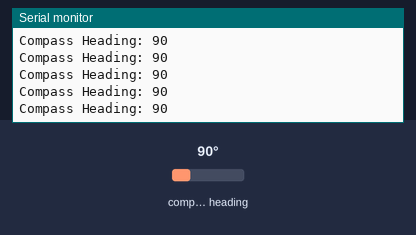
Bench run of a sketch on a simulated Arduino Uno, built with avr-gcc and run on an emulated ATmega328P. Shown: the last lines printed to the serial monitor. Wiring (inferred from the names in the program): CMPS compass at I2C address 0x60. The test bench sets the inputs (shaded band); at power-on: compass heading 90°.

Above: at 1.2 s.
1.3 s: compass heading set to 7°
At 1.9 s:
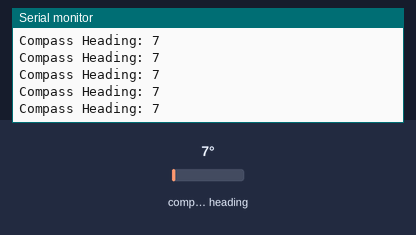
2.8 s: compass heading set to 180°
At 3.9 s:
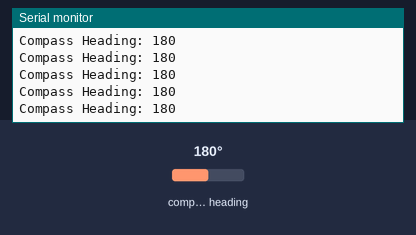
Timing chart, 0 to 5.8 s (numbered marks = the images above; inputs shaded):
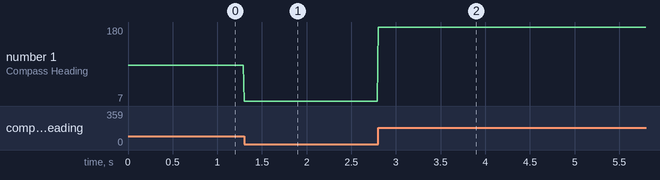

Measured:
- after the input at 1.3 s, the serial monitor: prints a new line at once (image 1)
- after the input at 2.8 s, the serial monitor: prints a new line at once (image 2)
- plotted number 1: 7 → 180 after the input at 2.8 s

The sketch:

SailbotMagnetometer.ino
```cpp
// (licence header left out)
#include <Wire.h>

// Register Function
// 0        Command register

// 1        Compass Bearing as a byte, i.e. 0-255 for a full circle
// 2,3      Compass Bearing as a word, i.e. 0-3599 for a full circle, representing 0-359.9 degrees. Register 2 being the high byte

// 4        Pitch angle - signed byte giving angle in degrees from the horizontal plane, Kalman filtered with Gyro
// 5        Roll angle - signed byte giving angle in degrees from the horizontal plane, Kalman filtered with Gyro

// 6,7      Magnetometer X axis raw output, 16 bit signed integer with register 6 being the upper 8 bits
// 8,9      Magnetometer Y axis raw output, 16 bit signed integer with register 8 being the upper 8 bits
// 10,11    Magnetometer Z axis raw output, 16 bit signed integer with register 10 being the upper 8 bits

// 12,13    Accelerometer  X axis raw output, 16 bit signed integer with register 12 being the upper 8 bits
// 14,15    Accelerometer  Y axis raw output, 16 bit signed integer with register 14 being the upper 8 bits
// 16,17    Accelerometer  Z axis raw output, 16 bit signed integer with register 16 being the upper 8 bits

// 18,19    Gyro X axis raw output, 16 bit signed integer with register 18 being the upper 8 bits
// 20,21    Gyro Y axis raw output, 16 bit signed integer with register 20 being the upper 8 bits
// 22,23    Gyro Z axis raw output, 16 bit signed integer with register 22 being the upper 8 bits

//---------------------------------

  //Address of the CMPS14 compass on i2c
  #define _i2cAddress 0x60

  #define CONTROL_Register 0

  #define BEARING_Register 2
  #define PITCH_Register 4
  #define ROLL_Register 5

  #define MAGNETX_Register  6
  #define MAGNETY_Register  8
  #define MAGNETZ_Register 10

  #define ACCELEROX_Register 12
  #define ACCELEROY_Register 14
  #define ACCELEROZ_Register 16

  #define GYROX_Register 18
  #define GYROY_Register 20
  #define GYROZ_Register 22

  #define ONE_BYTE   1
  #define TWO_BYTES  2
  #define FOUR_BYTES 4
  #define SIX_BYTES  6

//---------------------------------

  byte _byteHigh;
  byte _byteLow;

  // Please note without clear documentation in the technical documenation
  // it is notoriously difficult to get the correct measurement units.
  // I've tried my best, and may revise these numbers.

  int bearing;
  int nReceived;
  signed char pitch;
  signed char roll;

  float magnetX = 0;
  float magnetY = 0;
  float magnetZ = 0;

  float accelX = 0;
  float accelY = 0;
  float accelZ = 0;
  // The acceleration along the X-axis, presented in mg
  // See BNO080_Datasheet_v1.3 page 21
  float accelScale = 9.80592991914f/1000.f; // 1 m/s^2

  float gyroX = 0;
  float gyroY = 0;
  float gyroZ = 0;
  // 16bit signed integer 32,768
  // Max 2000 degrees per second - page 6
  float gyroScale = 1.0f/16.f; // 1 Dps


void setup() {

  // Initialize the serial port to the User
  // Set this up early in the code, so the User sees all messages
  Serial.begin(115200);
  while (!Serial)
    delay(10);

  // Initialize i2c
  Wire.begin();
}

void loop() {

  // Read the Compass
  // ReadCompass();
  // bearing = getBearing();
  Serial.print("Compass Heading: ");
  Serial.println(getBearing());
  //Serial.print(getgyroX()); Serial.print(", ");
  //Serial.print(getgyroY()); Serial.print(", ");
  //Serial.print(getgyroZ()); Serial.println();
  delay(10);

  // float magnetx = getMagnetX();
  // float magnety = getMagnetY();
  // float magnetz = getMagnetZ();

  // Serial.print("x:"); Serial.print(magnetx); Serial.print(",");
  // Serial.print("y:"); Serial.print(magnety); Serial.print(",");
  // Serial.print("z:"); Serial.print(magnetz); Serial.print(",");
  // Serial.print("Magnitude:"); Serial.println(sqrt(pow(magnetx,2) + pow(magnety,2) + pow(magnetz,2)));
  // Serial.print(getMagnetX()); Serial.print(", ");
  // Serial.print(getMagnetY()); Serial.print(", ");
  // Serial.print(getMagnetZ());
  // Serial.println();
  // Serial.print("Compass Pitch: ");
  // Serial.println(pitch);
  // Serial.print("Compass Roll: ");
  // Serial.println(roll);
  // Serial.println();

  // // Read the Accelerator
  // ReadAccelerator();

  // // Read the Gyroscope
  // ReadGyro();
}

uint8_t getBearing_float()
{
  // Begin communication with CMPS14
  Wire.beginTransmission(_i2cAddress);

  // Tell register you want some data
  Wire.write(0x02);

  // End the transmission
  int nackCatcher = Wire.endTransmission();

  // Return if we have a connection problem
  if(nackCatcher != 0){return 0;}

  // Request 2 bytes from CMPS14
  nReceived = Wire.requestFrom(_i2cAddress , TWO_BYTES);

  // Something has gone wrong
  if (nReceived != TWO_BYTES) return 0;

  // Read the values
  _byteHigh = Wire.read();
  _byteLow = Wire.read();

  // Calculate full bearing
  bearing = ((_byteHigh<<8) + _byteLow) / 10;

  return bearing;
  // _byteLow = Wire.read();
  // Serial.println((_byteHigh<<8) + _byteLow);
  // // Calculate full bearing
  // float result = ((_byteHigh<<8) + _byteLow) / 10;

  // return result;
}

int16_t getBearing()
{
  // Begin communication with CMPS14
  Wire.beginTransmission(_i2cAddress);

  // Tell register you want some data
  Wire.write(BEARING_Register);

  // End the transmission
  int nackCatcher = Wire.endTransmission();

  // Return if we have a connection problem
  if(nackCatcher != 0){return 0;}

  // Request 2 bytes from CMPS14
  nReceived = Wire.requestFrom(_i2cAddress , TWO_BYTES);

  // Something has gone wrong
  if (nReceived != TWO_BYTES) return 0;

  // Read the values
  _byteHigh = Wire.read();
  _byteLow = Wire.read();

  // Serial.println(_byteHigh);
  // Serial.println(_byteLow);
  // Calculate full bearing
  // Serial.println(((_byteHigh<<8) + _byteLow));
  bearing = (float)(((_byteHigh<<8) + _byteLow)) / 10.0;
  // Serial.println(bearing);
  // Serial.println();


  return bearing;
}

byte getPitch()
{
  // Begin communication with CMPS14
  Wire.beginTransmission(_i2cAddress);

  // Tell register you want some data
  Wire.write(PITCH_Register);

  // End the transmission
  int nackCatcher = Wire.endTransmission();

  // Return if we have a connection problem
  if(nackCatcher != 0){return 0;}

  // Request 1 byte from CMPS14
  nReceived = Wire.requestFrom(_i2cAddress , ONE_BYTE);

  // Something has gone wrong
  if (nReceived != ONE_BYTE) return 0;

  // Read the values
  pitch = Wire.read();

  return pitch;
}

byte getRoll()
{
  // Begin communication with CMPS14
  Wire.beginTransmission(_i2cAddress);

  // Tell register you want some data
  Wire.write(ROLL_Register);

  // End the transmission
  int nackCatcher = Wire.endTransmission();

  // Return if we have a connection problem
  if(nackCatcher != 0){return 0;}

  // Request 1 byte from CMPS14
  nReceived = Wire.requestFrom(_i2cAddress , ONE_BYTE);

  // Something has gone wrong
  if (nReceived != ONE_BYTE) return 0;

  // Read the values
  roll = Wire.read();

  return roll ;
}

int16_t getgyroX()
{
  // Begin communication with CMPS14
  Wire.beginTransmission(_i2cAddress);

  // Tell register you want some data
  Wire.write(GYROX_Register);

  // End the transmission
  int nackCatcher = Wire.endTransmission();

  // Return if we have a connection problem
  if(nackCatcher != 0){return 0;}

  // Request 2 bytes from CMPS14
  nReceived = Wire.requestFrom(_i2cAddress , TWO_BYTES);

  // Something has gone wrong
  if (nReceived != TWO_BYTES) return 0;

  // Read the values
  _byteHigh = Wire.read();
  _byteLow = Wire.read();

  // Calculate GryoX
  return ((_byteHigh<<8) + _byteLow);
}

int16_t getgyroY()
{
  // Begin communication with CMPS14
  Wire.beginTransmission(_i2cAddress);

  // Tell register you want some data
  Wire.write(GYROY_Register);

  // End the transmission
  int nackCatcher = Wire.endTransmission();

  // Return if we have a connection problem
  if(nackCatcher != 0){return 0;}

  // Request 2 bytes from CMPS14
  nReceived = Wire.requestFrom(_i2cAddress , TWO_BYTES);

  // Something has gone wrong
  if (nReceived != TWO_BYTES) return 0;

  // Read the values
  _byteHigh = Wire.read();
  _byteLow = Wire.read();

  // Calculate GryoY
  return ((_byteHigh<<8) + _byteLow);
}

int16_t getgyroZ()
{
  // Begin communication with CMPS14
  Wire.beginTransmission(_i2cAddress);

  // Tell register you want some data
  Wire.write(GYROZ_Register);

  // End the transmission
  int nackCatcher = Wire.endTransmission();

  // Return if we have a connection problem
  if(nackCatcher != 0){return 0;}

  // Request 2 bytes from CMPS14
  nReceived = Wire.requestFrom(_i2cAddress , TWO_BYTES);

  // Something has gone wrong
  if (nReceived != TWO_BYTES) return 0;

  // Read the values
  _byteHigh = Wire.read();
  _byteLow = Wire.read();

  // Calculate GryoZ
  return ((_byteHigh<<8) + _byteLow);
}

int16_t getAcceleroX()
{
  // Begin communication with CMPS14
  Wire.beginTransmission(_i2cAddress);

  // Tell register you want some data
  Wire.write(ACCELEROX_Register);

  // End the transmission
  int nackCatcher = Wire.endTransmission();

  // Return if we have a connection problem
  if(nackCatcher != 0){return 0;}

  // Request 2 bytes from CMPS14
  nReceived = Wire.requestFrom(_i2cAddress , TWO_BYTES);

  // Something has gone wrong
  if (nReceived != TWO_BYTES) return 0;

  // Read the values
  _byteHigh = Wire.read();
  _byteLow = Wire.read();

  // Calculate Accelerometer
  return (((int16_t)_byteHigh <<8) + (int16_t)_byteLow);
}

int16_t getAcceleroY()
{
  // Begin communication with CMPS14
  Wire.beginTransmission(_i2cAddress);

  // Tell register you want some data
  Wire.write(ACCELEROY_Register);

  // End the transmission
  int nackCatcher = Wire.endTransmission();

  // Return if we have a connection problem
  if(nackCatcher != 0){return 0;}

  // Request 2 bytes from CMPS14
  nReceived = Wire.requestFrom(_i2cAddress , TWO_BYTES);

  // Something has gone wrong
  if (nReceived != TWO_BYTES) return 0;

  // Read the values
  _byteHigh = Wire.read();
  _byteLow = Wire.read();

  // Calculate Accelerometer
  return (((int16_t)_byteHigh <<8) + (int16_t)_byteLow);
}

int16_t getAcceleroZ()
{
  // Begin communication with CMPS14
  Wire.beginTransmission(_i2cAddress);

  // Tell register you want some data
  Wire.write(ACCELEROZ_Register);

  // End the transmission
  int nackCatcher = Wire.endTransmission();

  // Return if we have a connection problem
  if(nackCatcher != 0){return 0;}

  // Request 2 bytes from CMPS14
  nReceived = Wire.requestFrom(_i2cAddress , TWO_BYTES);

  // Something has gone wrong
  if (nReceived != TWO_BYTES) return 0;

  // Read the values
  _byteHigh = Wire.read();
  _byteLow = Wire.read();

  // Calculate Accelerometer
  return (((int16_t)_byteHigh <<8) + (int16_t)_byteLow);

}

int16_t getMagnetX()
{
  // Begin communication with CMPS14
  Wire.beginTransmission(_i2cAddress);

  // Tell register you want some data
  Wire.write(MAGNETX_Register);

  // End the transmission
  int nackCatcher = Wire.endTransmission();

  // Return if we have a connection problem
  if(nackCatcher != 0){return 0;}

  // Request 2 bytes from CMPS14
  nReceived = Wire.requestFrom(_i2cAddress , TWO_BYTES);

  // Something has gone wrong
  if (nReceived != TWO_BYTES) return 0;

  // Read the values
  _byteHigh = Wire.read();
  _byteLow = Wire.read();

  // Calculate value
  return (((int16_t)_byteHigh <<8) + (int16_t)_byteLow);
}

int16_t getMagnetY()
{
  // Begin communication with CMPS14
  Wire.beginTransmission(_i2cAddress);

  // Tell register you want some data
  Wire.write(MAGNETY_Register);

  // End the transmission
  int nackCatcher = Wire.endTransmission();

  // Return if we have a connection problem
  if(nackCatcher != 0){return 0;}

  // Request 2 bytes from CMPS14
  nReceived = Wire.requestFrom(_i2cAddress , TWO_BYTES);

  // Something has gone wrong
  if (nReceived != TWO_BYTES) return 0;

  // Read the values
  _byteHigh = Wire.read();
  _byteLow = Wire.read();

  // Calculate value
  return (((int16_t)_byteHigh <<8) + (int16_t)_byteLow);
}

int16_t getMagnetZ()
{
  // Begin communication with CMPS14
  Wire.beginTransmission(_i2cAddress);

  // Tell register you want some data
  Wire.write(MAGNETZ_Register);

  // End the transmission
  int nackCatcher = Wire.endTransmission();

  // Return if we have a connection problem
  if(nackCatcher != 0){return 0;}

  // Request 2 bytes from CMPS14
  nReceived = Wire.requestFrom(_i2cAddress , TWO_BYTES);

  // Something has gone wrong
  if (nReceived != TWO_BYTES) return 0;

  // Read the values
  _byteHigh = Wire.read();
  _byteLow = Wire.read();

  // Calculate value
  return (((int16_t)_byteHigh <<8) + (int16_t)_byteLow);
}

void ReadCompass()
{
  // Begin communication with CMPS14
  Wire.beginTransmission(_i2cAddress);

  // Tell register you want some data
  Wire.write(BEARING_Register);

  // End the transmission
  int nackCatcher = Wire.endTransmission();

  // Return if we have a connection problem
  if(nackCatcher != 0){bearing = 0; pitch = 0;  roll = 0; return;}

  // Request 4 bytes from CMPS14
  nReceived = Wire.requestFrom(_i2cAddress , FOUR_BYTES);

  // Something has gone wrong
  if (nReceived != FOUR_BYTES) {bearing = 0; pitch = 0;  roll = 0; return;}

  // Read the values
  _byteHigh = Wire.read(); _byteLow = Wire.read();
  bearing = ((_byteHigh<<8) + _byteLow) / 10;

  // Read the values
  pitch = Wire.read();

  // Read the values
  roll = Wire.read();

}


void ReadAccelerator()
{
  // Begin communication with CMPS14
  Wire.beginTransmission(_i2cAddress);

  // Tell register you want some data
  Wire.write(ACCELEROX_Register);

  // End the transmission
  int nackCatcher = Wire.endTransmission();

  // Return if we have a connection problem
  if(nackCatcher != 0){accelX = 0; accelY = 0; accelZ = 0; return;}

  // Request 6 bytes from CMPS14
  nReceived = Wire.requestFrom(_i2cAddress , SIX_BYTES);

  // Something has gone wrong
  if (nReceived != SIX_BYTES) {accelX = 0; accelY = 0; accelZ = 0; return;}

  // Read the values
  _byteHigh = Wire.read(); _byteLow = Wire.read();
  accelX = (((int16_t)_byteHigh <<8) + (int16_t)_byteLow) * accelScale;

  // Read the values
  _byteHigh = Wire.read(); _byteLow = Wire.read();
  accelY = (((int16_t)_byteHigh <<8) + (int16_t)_byteLow) * accelScale;

  // Read the values
  _byteHigh = Wire.read(); _byteLow = Wire.read();
  accelZ = (((int16_t)_byteHigh <<8) + (int16_t)_byteLow) * accelScale;

}

void ReadGyro()
{
  // Begin communication with CMPS14
  Wire.beginTransmission(_i2cAddress);

  // Tell register you want some data
  Wire.write(GYROX_Register);

  // End the transmission
  int nackCatcher = Wire.endTransmission();

  // Return if we have a connection problem
  if(nackCatcher != 0){gyroX = 0; gyroY = 0; gyroZ = 0; return;}

  // Request 6 bytes from CMPS14
  nReceived = Wire.requestFrom(_i2cAddress , SIX_BYTES);

  // Timed out so return
  if (nReceived != SIX_BYTES) {accelX = 0; accelY = 0; accelZ = 0; return;}

  // Read the values
  _byteHigh = Wire.read(); _byteLow = Wire.read();
  gyroX = (((int16_t)_byteHigh <<8) + (int16_t)_byteLow) * gyroScale;

    // Read the values
  _byteHigh = Wire.read(); _byteLow = Wire.read();
  gyroY = (((int16_t)_byteHigh <<8) + (int16_t)_byteLow) * gyroScale;

  // Read the values
  _byteHigh = Wire.read(); _byteLow = Wire.read();
  gyroZ = (((int16_t)_byteHigh <<8) + (int16_t)_byteLow) * gyroScale;

}


void changeAddress(byte i2cAddress, byte newi2cAddress)
{
  // Reset the address on the i2c network
  // Ensure that you have only this module connected on the i2c network
  // The 7 bit i2c address must end with a 0. (even numbers please)
  // For example changeAddress(0x60, 0x64)

  // Address 0x60, 1 long flash, 0 short flashes
  // Address 0x62, 1 long flash, 1 short flashes
  // Address 0x64, 1 long flash, 2 short flashes
  // Address 0x66, 1 long flash, 3 short flashes
  // Address 0x68, 1 long flash, 4 short flashes
  // Address 0x6A, 1 long flash, 5 short flashes
  // Address 0x6C, 1 long flash, 6 short flashes
  // Address 0x6E, 1 long flash, 7 short flashes

  // Begin communication
  Wire.beginTransmission(i2cAddress);
  Wire.write(CONTROL_Register);
  Wire.write(byte(0xA0));

  // End the transmission
  int nackCatcher = Wire.endTransmission();

  //Wait 100ms
  delay(100);

  // Begin communication
  Wire.beginTransmission(i2cAddress);
  Wire.write(CONTROL_Register);
  Wire.write(byte(0xAA));

  // End the transmission
  nackCatcher = Wire.endTransmission();

  // Return if we have a connection problem
  if(nackCatcher != 0){return;}

  //Wait 100ms
  delay(100);

  // Begin communication
  Wire.beginTransmission(i2cAddress);
  Wire.write(CONTROL_Register);
  Wire.write(byte(0xA5));

  // End the transmission
  nackCatcher = Wire.endTransmission();

  // Return if we have a connection problem
  if(nackCatcher != 0){return;}

  //Wait 100ms
  delay(100);

  // Begin communication
  Wire.beginTransmission(i2cAddress);
  Wire.write(CONTROL_Register);
  Wire.write(newi2cAddress);

  // End the transmission
  nackCatcher = Wire.endTransmission();

  // Return if we have a connection problem
  if(nackCatcher != 0){return;}

}


// #include <Adafruit_MMC56x3.h>

// /* Assign a unique ID to this sensor at the same time */
// Adafruit_MMC5603 mag = Adafruit_MMC5603(12345);

// void setup(void) {
//   Serial.begin(115200);
//   while (!Serial)
//     delay(10); // will pause Zero, Leonardo, etc until serial console opens

//   // Serial.println("Adafruit_MMC5603 Magnetometer Compass");
//   // Serial.println("");

//   /* Initialise the sensor */
//   if (!mag.begin(MMC56X3_DEFAULT_ADDRESS, &Wire)) {  // I2C mode
//     /* There was a problem detecting the MMC5603 ... check your connections */
//     // Serial.println("Ooops, no MMC5603 detected ... Check your wiring!");
//     while (1) delay(10);
//   }
// }


// // double computeYaw(double mag_x, double mag_y, double mag_z, double accel_x, double accel_y, double accel_z)
// // {
// //   const Vector3D vector_mag(mag_x, mag_y, mag_z);
// //   const Vector3D vector_down(accel_x, accel_y, accel_z);
// //   const Vector3D vector_north = vector_mag - ((vector_mag.dot(vector_down) / vector_down.dot(vector_down)) * vector_down);
// //   return atan2(vector_north.getX(), vector_north.getY()) * 180 / M_PI;
// // }

// void loop(void)
// {
//   /* Get a new sensor event */
//   sensors_event_t event;
//   mag.getEvent(&event);

//   float Pi = 3.14159;

//   // // Calculate the angle of the vector y,x
//   // float heading = (atan2(event.magnetic.y, event.magnetic.x) * 180) / Pi;


//   // // Normalize to 0-360
//   // if (heading < 0)
//   // {
//   //   heading = 360 + heading;
//   // }
//   Serial.print("x:"); Serial.print(event.magnetic.x); Serial.print(",");
//   Serial.print("y:"); Serial.print(event.magnetic.y); Serial.print(",");
//   Serial.print("z:"); Serial.print(event.magnetic.z); Serial.print(",");
//   Serial.print("Magnitude:"); Serial.println(sqrt(pow(event.magnetic.x,2) + pow(event.magnetic.y,2) + pow(event.magnetic.z,2)));

//   // float heading = computeYaw(event.magnetic.x, event.magnetic.y, event.magnetic.z);
//   // Serial.print("Compass Heading: ");
//   // Serial.println(heading);
//   delay(100);
// }
```
